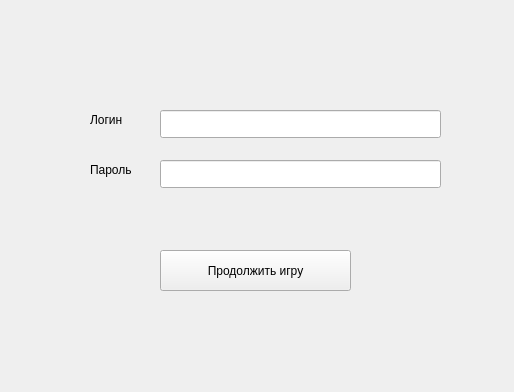
<?xml version="1.0" encoding="UTF-8"?>
<ui version="4.0">
 <class>LoadGameWindow</class>
 <widget class="QWidget" name="LoadGameWindow">
  <property name="geometry">
   <rect>
    <x>0</x>
    <y>0</y>
    <width>514</width>
    <height>392</height>
   </rect>
  </property>
  <property name="windowTitle">
   <string>Form</string>
  </property>
  <widget class="QLineEdit" name="loginInputLine">
   <property name="geometry">
    <rect>
     <x>160</x>
     <y>110</y>
     <width>281</width>
     <height>28</height>
    </rect>
   </property>
  </widget>
  <widget class="QLineEdit" name="passwordInputLine">
   <property name="geometry">
    <rect>
     <x>160</x>
     <y>160</y>
     <width>281</width>
     <height>28</height>
    </rect>
   </property>
  </widget>
  <widget class="QLabel" name="label">
   <property name="geometry">
    <rect>
     <x>90</x>
     <y>110</y>
     <width>63</width>
     <height>20</height>
    </rect>
   </property>
   <property name="font">
    <font>
     <pointsize>9</pointsize>
    </font>
   </property>
   <property name="text">
    <string>Логин</string>
   </property>
  </widget>
  <widget class="QLabel" name="label_2">
   <property name="geometry">
    <rect>
     <x>90</x>
     <y>160</y>
     <width>63</width>
     <height>20</height>
    </rect>
   </property>
   <property name="font">
    <font>
     <pointsize>9</pointsize>
    </font>
   </property>
   <property name="text">
    <string>Пароль</string>
   </property>
  </widget>
  <widget class="QPushButton" name="continueGameButton">
   <property name="geometry">
    <rect>
     <x>160</x>
     <y>250</y>
     <width>191</width>
     <height>41</height>
    </rect>
   </property>
   <property name="text">
    <string>Продолжить игру</string>
   </property>
  </widget>
 </widget>
 <resources/>
 <connections/>
</ui>
